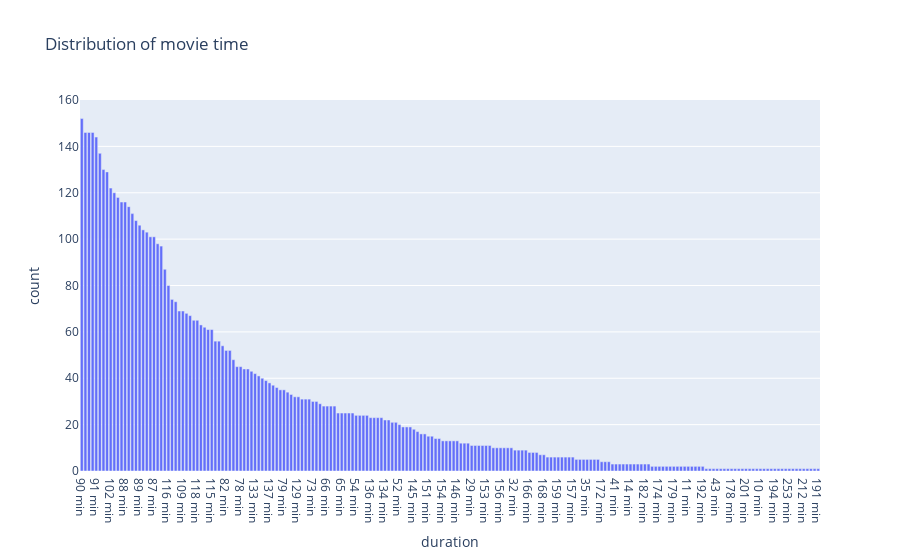

The notebook cell this image was saved under:
### Code cell
Topduration = Movies['duration'].value_counts().reset_index()
Top_Duration = Topduration
movies_Duration =px.bar(data_frame=Top_Duration, x="duration" ,y="count" ,title="Distribution of movie time")
movies_Duration.show()

### Figure 1 — Plotly figure (JSON) as saved in the notebook; plotly's stock layout.template omitted (floating-point values rounded to 4 significant figures; data arrays with more than 128 entries replaced by an {"elided": "..."} marker saying what was removed)
{"data": [{"alignmentgroup": "True", "hovertemplate": "duration=%{x}<br>count=%{y}<extra></extra>", "legendgroup": "", "marker": {"color": "#636efa", "pattern": {"shape": ""}}, "name": "", "offsetgroup": "", "orientation": "v", "showlegend": false, "textposition": "auto", "type": "bar", "x": {"elided": "205 str values"}, "xaxis": "x", "y": {"elided": "205 int values"}, "yaxis": "y"}], "layout": {"barmode": "relative", "legend": {"tracegroupgap": 0}, "title": {"text": "Distribution of movie time"}, "xaxis": {"anchor": "y", "domain": [0, 1], "title": {"text": "duration"}}, "yaxis": {"anchor": "x", "domain": [0, 1], "title": {"text": "count"}}}}
